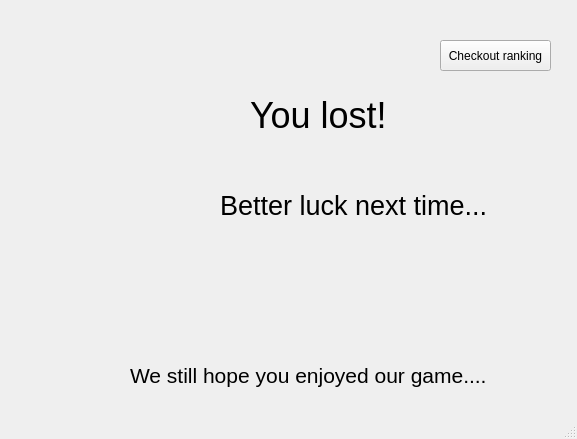
<?xml version="1.0" encoding="UTF-8"?>
<ui version="4.0">
 <class>LosingScreen</class>
 <widget class="QMainWindow" name="LosingScreen">
  <property name="geometry">
   <rect>
    <x>0</x>
    <y>0</y>
    <width>577</width>
    <height>439</height>
   </rect>
  </property>
  <property name="windowTitle">
   <string>MainWindow</string>
  </property>
  <widget class="QWidget" name="centralwidget">
   <widget class="QLabel" name="label">
    <property name="geometry">
     <rect>
      <x>220</x>
      <y>170</y>
      <width>331</width>
      <height>71</height>
     </rect>
    </property>
    <property name="font">
     <font>
      <pointsize>20</pointsize>
     </font>
    </property>
    <property name="text">
     <string>Better luck next time...</string>
    </property>
   </widget>
   <widget class="QLabel" name="label_3">
    <property name="geometry">
     <rect>
      <x>250</x>
      <y>80</y>
      <width>231</width>
      <height>71</height>
     </rect>
    </property>
    <property name="font">
     <font>
      <pointsize>27</pointsize>
     </font>
    </property>
    <property name="text">
     <string>You lost!</string>
    </property>
   </widget>
   <widget class="QLabel" name="confetti">
    <property name="geometry">
     <rect>
      <x>70</x>
      <y>90</y>
      <width>221</width>
      <height>271</height>
     </rect>
    </property>
    <property name="text">
     <string/>
    </property>
    <property name="pixmap">
     <pixmap resource="assets_ending.qrc">:/imgs/blood_hand.png</pixmap>
    </property>
    <property name="scaledContents">
     <bool>true</bool>
    </property>
   </widget>
   <widget class="QLabel" name="label_2">
    <property name="geometry">
     <rect>
      <x>130</x>
      <y>340</y>
      <width>381</width>
      <height>71</height>
     </rect>
    </property>
    <property name="font">
     <font>
      <pointsize>16</pointsize>
     </font>
    </property>
    <property name="text">
     <string>We still hope you enjoyed our game....</string>
    </property>
   </widget>
   <widget class="QPushButton" name="ranking">
    <property name="geometry">
     <rect>
      <x>440</x>
      <y>40</y>
      <width>111</width>
      <height>31</height>
     </rect>
    </property>
    <property name="text">
     <string>Checkout ranking</string>
    </property>
   </widget>
   <zorder>confetti</zorder>
   <zorder>label</zorder>
   <zorder>label_3</zorder>
   <zorder>label_2</zorder>
   <zorder>ranking</zorder>
  </widget>
  <widget class="QMenuBar" name="menubar">
   <property name="geometry">
    <rect>
     <x>0</x>
     <y>0</y>
     <width>577</width>
     <height>20</height>
    </rect>
   </property>
  </widget>
  <widget class="QStatusBar" name="statusbar"/>
 </widget>
 <resources>
  <include location="assets_ending.qrc"/>
 </resources>
 <connections/>
</ui>
